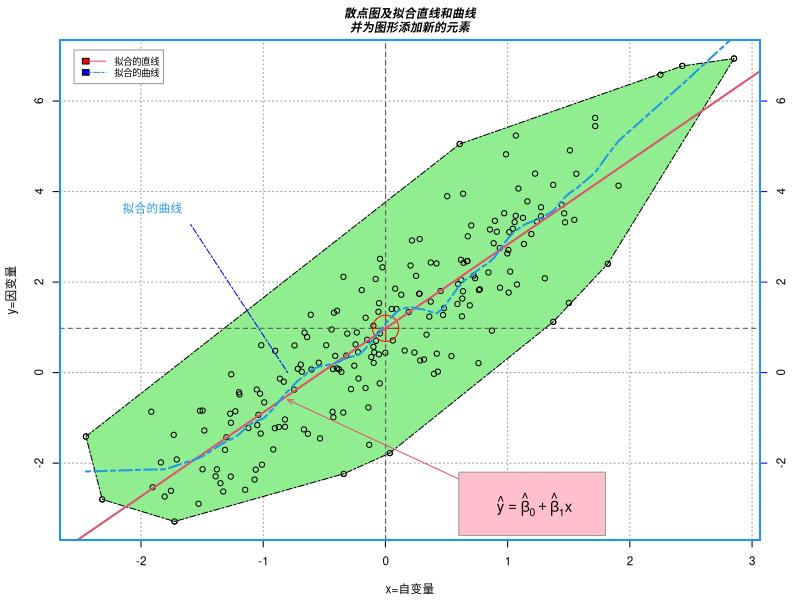

Reproduce this figure in R.
##Basic drawing
#my first graph


par(
  mai = c(0.6,0.6,0.4,0.4), #set margin size
  cex = 0.7 #relative sizes of texts and symbols
)

set.seed(2025) #set random seed
x = rnorm(200) #generate 200 x random values
y = 1+2*x + rnorm(200) #200 y values
d = data.frame(x,y)

plot(
  d, #input data 
  xlab = "x=自变量", #set x label
  ylab = "y=因变量" #set y label
)
grid(col = "grey60") #add grid, with col specifying the color
axis(
  side = 4, #location of the new axis 1=below, 2=left, 3=above and 4=right
  col.ticks = "blue", #ticks color
  lty = 1 #line type for both the axis line and the tick marks.
)
polygon(
  d[chull(d),], #find the outer-most points
  lty = 6, #set line type
  lwd = 1, #set line width
  col = "lightgreen" #set color
)
points(d) #reprint dots
points(
  mean(x),mean(y), #draw the average point
  pch = 10, #ploting character -> graphic symbol
  cex=5, #size
  col = "red" #color
)
abline( #add horizontal and vertical lines for the avg point
  v = mean(x), 
  h = mean(y),
  lty = 2,
  col="gray30"
)
abline( #add linear regression line
  lm(y~x),
  lwd=2,
  col=2
)
lines(
  lowess(y~x,f=1/6), #add polynomial regression line
  col = 4,
  lwd = 2,
  lty = 6
)
segments( #add line segment
  -0.8,0, #start coordinate
  -1.6,3.3, #end coordinate
  lty = 6,
  col = "blue"
)
text( #add text
  -2.2,3.5, #coordinate
  labels = expression("拟合的曲线"),
  adj = c(-0.1,0.02), #positional adjustment 0 for left/bottom 1 for r/top
  col = 4
)
arrows( #add arrow
  0.8,-2.6,
  -0.8,-0.6,
  code = 2,
  angle = 25,
  length = 0.06,
  col = 2
)
rect(0.6,-2.2,1.8,-3.6,col = "pink",border = "grey60")
mtext(
  text = expression(hat(y)==hat(beta)[0]+hat(beta)[1]*x),
  cex = 0.9,
  side = 1,
  line = -2.5,
  adj = 0.7
)
title("散点图及拟合直线和曲线\n并为图形添加新的元素",
  cex.main=1,
  font.main=4
)
box(col=4,lwd=2)
legend(
  "topleft",
  legend = c("拟合的直线", "拟合的曲线"),
  lty = c(1,6),
  col = c(2,4),
  cex = 0.8,
  fill = c("red", "blue"),
  box.col = "grey60",
  ncol = 1,
  inset = 0.02
)
